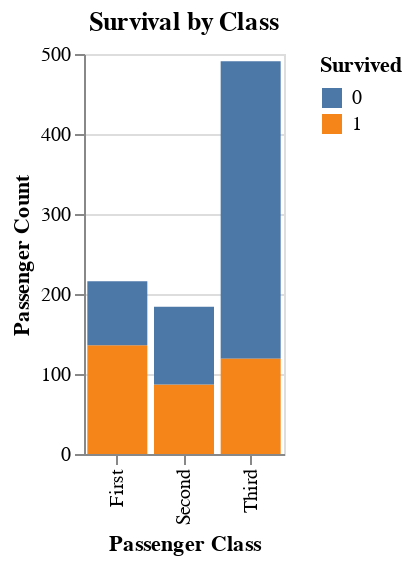

Notebook source saved alongside this figure:
### Code cell
#2 Second Visualization using Altair, I arranged the survival count cateogorized by Class, the passengers were travelling in.

import altair as alt
import seaborn as sns
import matplotlib.pyplot as plt
import pandas as pd
import altair as alt
titanic_data = sns.load_dataset('titanic')

chart = alt.Chart(titanic_data).mark_bar().encode(
    x=alt.X('class:N', title="Passenger Class"),
    y=alt.Y('count():Q', title="Passenger Count"),
    color=alt.Color('survived:N',
                    title="Survived"),
    tooltip=['class', 'survived', 'count()']  # Tooltip for interaction
).properties(
    title="Survival by Class", height=200, width=100
).interactive()

chart

### Figure 1 — Vega-Lite specification as saved in the notebook (floating-point values rounded to 4 significant figures; data arrays with more than 128 entries replaced by an {"elided": "..."} marker saying what was removed)
{"config": {"view": {"continuousWidth": 300, "continuousHeight": 300}}, "data": {"name": "data-0c38bb19a9fd97a919c8e685b97dc7d4"}, "mark": {"type": "bar"}, "encoding": {"color": {"field": "survived", "title": "Survived", "type": "nominal"}, "tooltip": [{"field": "class", "type": "nominal"}, {"field": "survived", "type": "quantitative"}, {"aggregate": "count", "type": "quantitative"}], "x": {"field": "class", "title": "Passenger Class", "type": "nominal"}, "y": {"aggregate": "count", "title": "Passenger Count", "type": "quantitative"}}, "height": 200, "params": [{"name": "param_10", "select": {"type": "interval", "encodings": ["x", "y"]}, "bind": "scales"}], "title": "Survival by Class", "width": 100, "$schema": "https://vega.github.io/schema/vega-lite/v5.20.1.json", "datasets": {"data-0c38bb19a9fd97a919c8e685b97dc7d4": {"elided": "891 records"}}}
